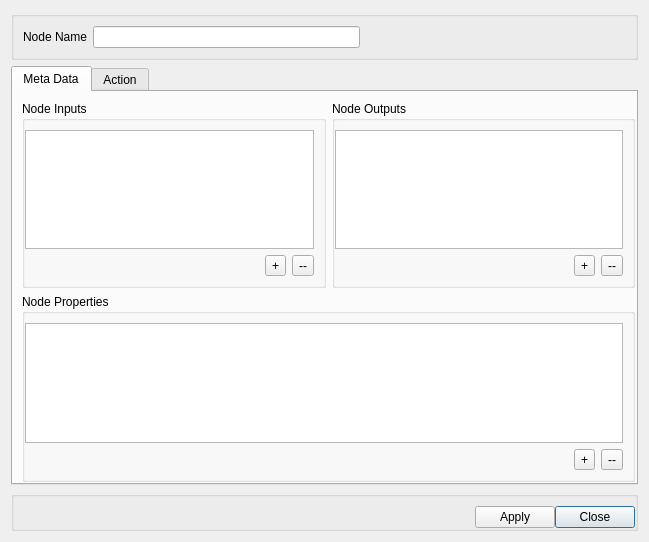
<?xml version="1.0" encoding="UTF-8"?>
<ui version="4.0">
 <class>createNode</class>
 <widget class="QDialog" name="createNode">
  <property name="geometry">
   <rect>
    <x>0</x>
    <y>0</y>
    <width>649</width>
    <height>542</height>
   </rect>
  </property>
  <property name="windowTitle">
   <string>Create Node</string>
  </property>
  <property name="modal">
   <bool>true</bool>
  </property>
  <layout class="QGridLayout" name="gridLayout_4">
   <item row="0" column="0" colspan="2">
    <widget class="QGroupBox" name="groupBox">
     <property name="title">
      <string/>
     </property>
     <layout class="QGridLayout" name="gridLayout">
      <item row="0" column="0">
       <widget class="QLabel" name="label">
        <property name="text">
         <string>Node Name</string>
        </property>
       </widget>
      </item>
      <item row="0" column="1">
       <widget class="QLineEdit" name="lineEdit">
        <property name="maxLength">
         <number>12</number>
        </property>
        <property name="clearButtonEnabled">
         <bool>true</bool>
        </property>
       </widget>
      </item>
      <item row="0" column="2">
       <spacer name="horizontalSpacer_3">
        <property name="orientation">
         <enum>Qt::Horizontal</enum>
        </property>
        <property name="sizeHint" stdset="0">
         <size>
          <width>40</width>
          <height>20</height>
         </size>
        </property>
       </spacer>
      </item>
     </layout>
    </widget>
   </item>
   <item row="2" column="0" colspan="2">
    <widget class="QGroupBox" name="groupBox_5">
     <property name="title">
      <string/>
     </property>
     <property name="flat">
      <bool>true</bool>
     </property>
     <layout class="QGridLayout" name="gridLayout_7">
      <property name="leftMargin">
       <number>0</number>
      </property>
      <property name="topMargin">
       <number>9</number>
      </property>
      <property name="rightMargin">
       <number>0</number>
      </property>
      <property name="bottomMargin">
       <number>0</number>
      </property>
      <property name="spacing">
       <number>0</number>
      </property>
      <item row="0" column="2">
       <widget class="QPushButton" name="pushButton">
        <property name="text">
         <string>Close</string>
        </property>
       </widget>
      </item>
      <item row="0" column="1">
       <widget class="QPushButton" name="pushButton_2">
        <property name="text">
         <string>Apply</string>
        </property>
       </widget>
      </item>
      <item row="0" column="0">
       <spacer name="horizontalSpacer_4">
        <property name="orientation">
         <enum>Qt::Horizontal</enum>
        </property>
        <property name="sizeHint" stdset="0">
         <size>
          <width>40</width>
          <height>20</height>
         </size>
        </property>
       </spacer>
      </item>
     </layout>
    </widget>
   </item>
   <item row="1" column="0" colspan="2">
    <widget class="QTabWidget" name="tabWidget">
     <property name="tabShape">
      <enum>QTabWidget::Rounded</enum>
     </property>
     <property name="currentIndex">
      <number>0</number>
     </property>
     <widget class="QWidget" name="tab">
      <attribute name="title">
       <string>Meta Data</string>
      </attribute>
      <layout class="QGridLayout" name="gridLayout_6">
       <property name="leftMargin">
        <number>9</number>
       </property>
       <property name="topMargin">
        <number>9</number>
       </property>
       <property name="rightMargin">
        <number>1</number>
       </property>
       <property name="bottomMargin">
        <number>1</number>
       </property>
       <property name="spacing">
        <number>6</number>
       </property>
       <item row="0" column="0">
        <widget class="QGroupBox" name="groupBox_2">
         <property name="title">
          <string>Node Inputs</string>
         </property>
         <property name="flat">
          <bool>true</bool>
         </property>
         <layout class="QGridLayout" name="gridLayout_2">
          <property name="leftMargin">
           <number>0</number>
          </property>
          <item row="0" column="0" colspan="5">
           <widget class="QListWidget" name="listWidget"/>
          </item>
          <item row="1" column="4">
           <widget class="QToolButton" name="toolButton">
            <property name="text">
             <string>--</string>
            </property>
           </widget>
          </item>
          <item row="1" column="3">
           <widget class="QToolButton" name="toolButton_2">
            <property name="text">
             <string>+</string>
            </property>
           </widget>
          </item>
          <item row="1" column="0" colspan="3">
           <spacer name="horizontalSpacer">
            <property name="orientation">
             <enum>Qt::Horizontal</enum>
            </property>
            <property name="sizeHint" stdset="0">
             <size>
              <width>40</width>
              <height>20</height>
             </size>
            </property>
           </spacer>
          </item>
         </layout>
        </widget>
       </item>
       <item row="0" column="1">
        <widget class="QGroupBox" name="groupBox_3">
         <property name="title">
          <string>Node Outputs</string>
         </property>
         <property name="flat">
          <bool>true</bool>
         </property>
         <layout class="QGridLayout" name="gridLayout_3">
          <property name="leftMargin">
           <number>0</number>
          </property>
          <item row="1" column="4">
           <widget class="QToolButton" name="toolButton_3">
            <property name="text">
             <string>--</string>
            </property>
           </widget>
          </item>
          <item row="1" column="3">
           <widget class="QToolButton" name="toolButton_4">
            <property name="text">
             <string>+</string>
            </property>
           </widget>
          </item>
          <item row="0" column="0" colspan="5">
           <widget class="QListWidget" name="listWidget_2"/>
          </item>
          <item row="1" column="0" colspan="3">
           <spacer name="horizontalSpacer_2">
            <property name="orientation">
             <enum>Qt::Horizontal</enum>
            </property>
            <property name="sizeHint" stdset="0">
             <size>
              <width>40</width>
              <height>20</height>
             </size>
            </property>
           </spacer>
          </item>
         </layout>
        </widget>
       </item>
       <item row="1" column="0" colspan="2">
        <widget class="QGroupBox" name="groupBox_4">
         <property name="title">
          <string>Node Properties</string>
         </property>
         <property name="flat">
          <bool>true</bool>
         </property>
         <layout class="QGridLayout" name="gridLayout_5">
          <property name="leftMargin">
           <number>0</number>
          </property>
          <item row="1" column="2">
           <widget class="QToolButton" name="toolButton_5">
            <property name="text">
             <string>--</string>
            </property>
           </widget>
          </item>
          <item row="0" column="0" colspan="3">
           <widget class="QTableWidget" name="tableWidget"/>
          </item>
          <item row="1" column="0">
           <spacer name="horizontalSpacer_5">
            <property name="orientation">
             <enum>Qt::Horizontal</enum>
            </property>
            <property name="sizeHint" stdset="0">
             <size>
              <width>40</width>
              <height>20</height>
             </size>
            </property>
           </spacer>
          </item>
          <item row="1" column="1">
           <widget class="QToolButton" name="toolButton_6">
            <property name="text">
             <string>+</string>
            </property>
           </widget>
          </item>
         </layout>
        </widget>
       </item>
      </layout>
     </widget>
     <widget class="QWidget" name="tab_2">
      <attribute name="title">
       <string>Action</string>
      </attribute>
      <layout class="QGridLayout" name="gridLayout_8">
       <item row="0" column="0">
        <widget class="QPlainTextEdit" name="plainTextEdit">
         <property name="frameShape">
          <enum>QFrame::Box</enum>
         </property>
        </widget>
       </item>
      </layout>
     </widget>
    </widget>
   </item>
  </layout>
 </widget>
 <resources/>
 <connections>
  <connection>
   <sender>pushButton</sender>
   <signal>clicked()</signal>
   <receiver>createNode</receiver>
   <slot>close()</slot>
   <hints>
    <hint type="sourcelabel">
     <x>606</x>
     <y>529</y>
    </hint>
    <hint type="destinationlabel">
     <x>643</x>
     <y>519</y>
    </hint>
   </hints>
  </connection>
 </connections>
</ui>
